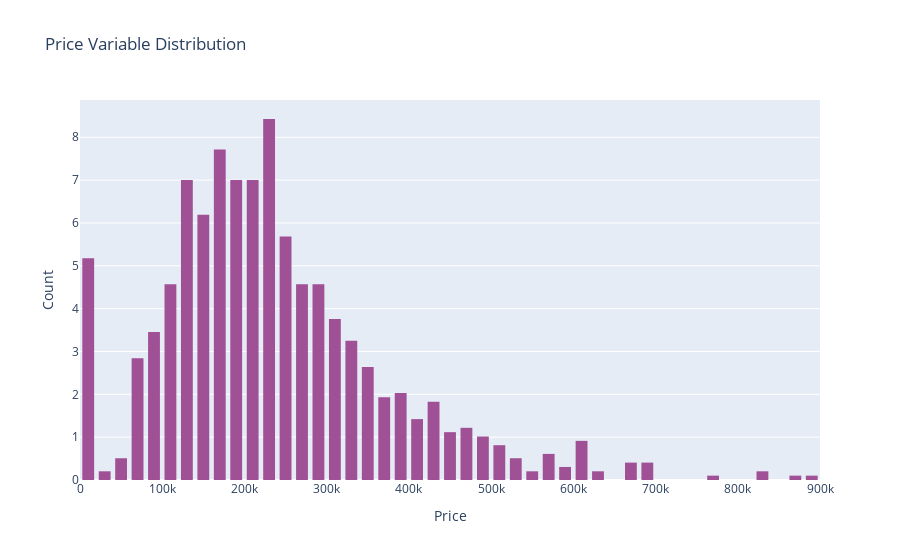

The cell this chart's notebook holds for it:
### Code cell
#Plot of how the price variable is distributed.

fig = go.Figure()
fig.add_trace(go.Histogram(
    x=data.price.values.tolist(),
    histnorm='percent',
    marker_color='#a05195'))
fig.update_layout(
    title_text='Price Variable Distribution', 
    xaxis_title_text='Price', 
    yaxis_title_text='Count',
    bargap=0.2, 
    bargroupgap=0.1 
)

fig.show()

### Figure 1 — Plotly figure (JSON) as saved in the notebook; plotly's stock layout.template omitted (floating-point values rounded to 4 significant figures; data arrays with more than 128 entries replaced by an {"elided": "..."} marker saying what was removed)
{"data": [{"histnorm": "percent", "marker": {"color": "#a05195"}, "type": "histogram", "x": {"elided": "985 int values"}}], "layout": {"bargap": 0.2, "bargroupgap": 0.1, "title": {"text": "Price Variable Distribution"}, "xaxis": {"title": {"text": "Price"}}, "yaxis": {"title": {"text": "Count"}}}}
